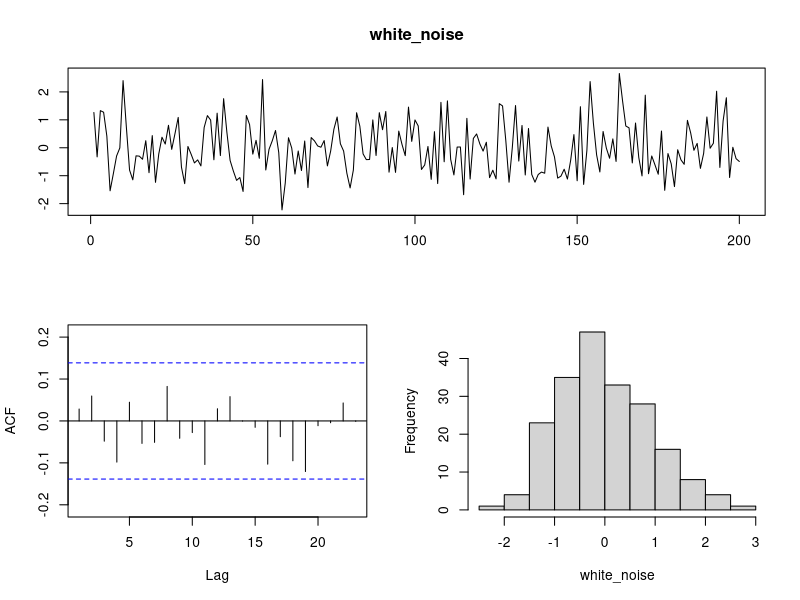
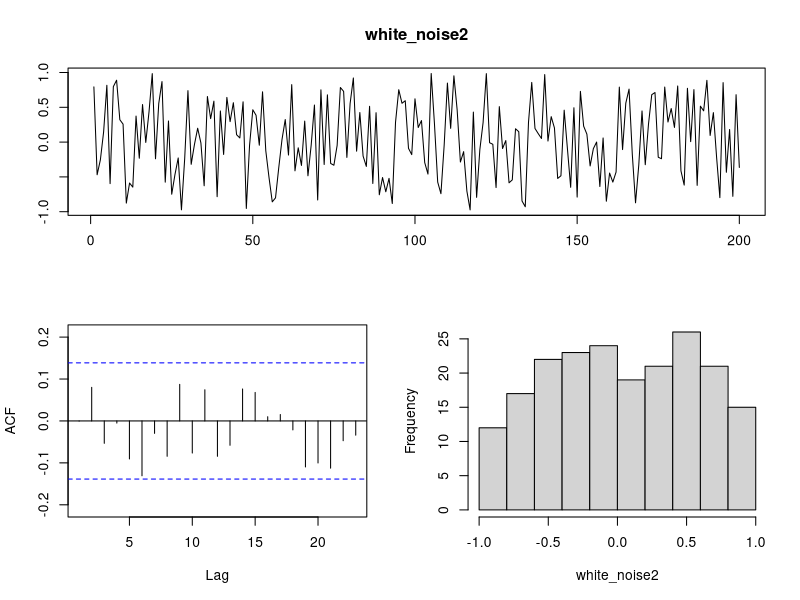
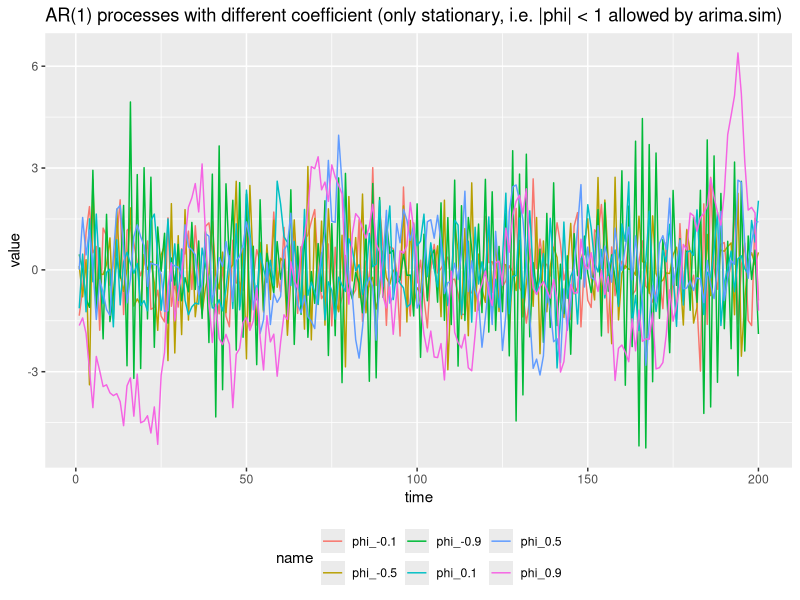
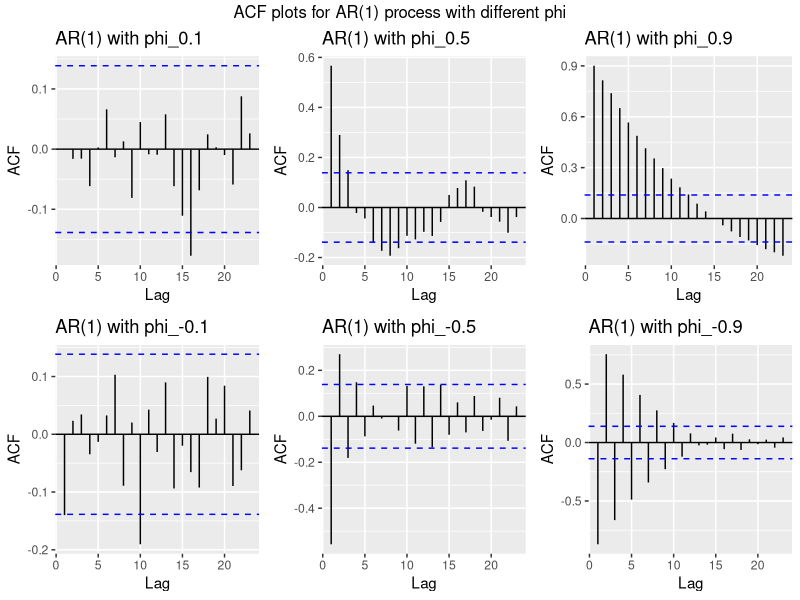
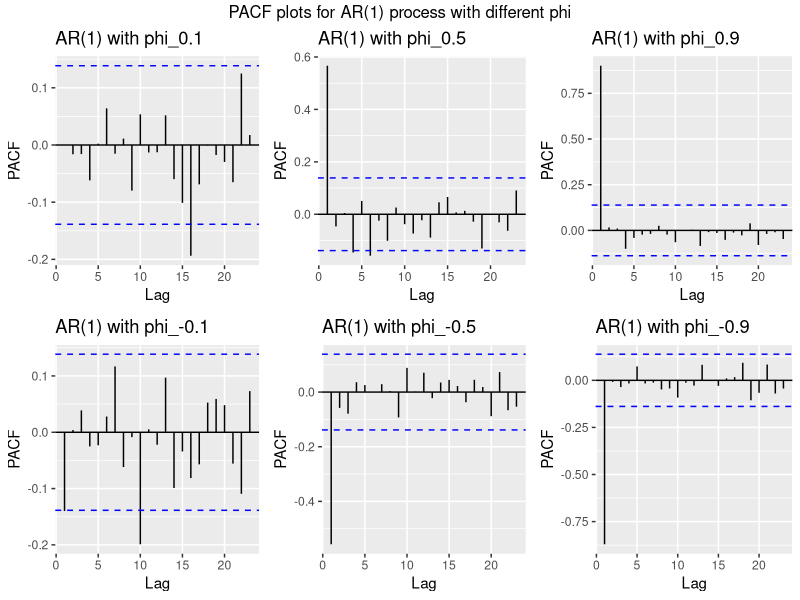

R code for these plots, in order:
## ---- chunk 1
library(forecast)
library(ggplot2)
library(tidyr)
library(gridExtra)
## ---- chunk 2
set.seed(0)
white_noise = rnorm(200)
tsdisplay(white_noise, plot.type = "histogram", points = FALSE)
## ---- chunk 3
mean(white_noise)
var(white_noise)
## ---- chunk 4
set.seed(0) # for seed = 7 there is an accidental autocorrelation
white_noise2 = runif(200, min = -1, max = 1)
tsdisplay(white_noise2, plot.type = "histogram", points = FALSE)
## ---- chunk 5
mean(white_noise2)
var(white_noise2) # 1/3 is a theoretical value
## ---- chunk 6
N <- 200
ar1_processes <- matrix(nrow = 7, ncol = N)
ar1_processes[1,] <- 1:N
ar1_processes[2,] <- arima.sim(model = list(ar = c(0.1)), n = N)
ar1_processes[3,] <- arima.sim(model = list(ar = c(0.5)), n = N)
ar1_processes[4,] <- arima.sim(model = list(ar = c(0.9)), n = N)
ar1_processes[5,] <- arima.sim(model = list(ar = c(-0.1)), n = N)
ar1_processes[6,] <- arima.sim(model = list(ar = c(-0.5)), n = N)
ar1_processes[7,] <- arima.sim(model = list(ar = c(-0.9)), n = N)

# Note: you can use arima.sim only to simulate a stationary process. To simulate non-stationary one,
# use Arima.

ar1_processes <- as.data.frame(t(ar1_processes)) 
colnames(ar1_processes) <- c(
  "time", "phi_0.1", "phi_0.5", "phi_0.9", "phi_-0.1", "phi_-0.5", "phi_-0.9")

ar1_processes %>% pivot_longer(cols = 2:7) %>% 
  ggplot(aes(x = time, y = value, col = name)) +
  geom_line() + 
  ggtitle("AR(1) processes with different coefficient (only stationary, i.e. |phi| < 1 allowed by arima.sim)") +
  theme(legend.position = "bottom")
## ---- chunk 7
ar1_acfs <- list()
for (name in colnames(ar1_processes)[-1]){
  ar1_acfs[[name]] <- ar1_processes[name] %>% ggAcf() +
    ggtitle(paste("AR(1) with", name))
}

gridExtra::grid.arrange(
  grobs = ar1_acfs, nrow = 2, top = "ACF plots for AR(1) process with different phi")
## ---- chunk 8
ar1_pacfs <- list()
for (name in colnames(ar1_processes)[-1]){
  ar1_pacfs[[name]] <- ar1_processes[name] %>% ggPacf() +
    ggtitle(paste("AR(1) with", name))
}

gridExtra::grid.arrange(
  grobs = ar1_pacfs, nrow = 2, top = "PACF plots for AR(1) process with different phi")
## ---- chunk 9
# generate_AR <- function(AR_coefs, sigma, n){
#   p <- length(AR_coefs)
#   Y <- rnorm(p, sd = sigma)
#   for (i in 1:(n-p)){
#     Y_i <- AR_coefs %*% Y + epsilon_i
#     Y <- c(Y, Y_i)
#   }
#   return(Y)
# }
# 
# # AR(1)
# X <- generate_AR(
#   AR_coefs = c(0.5),
#   sigma = 1,
#   n = 200
# )
